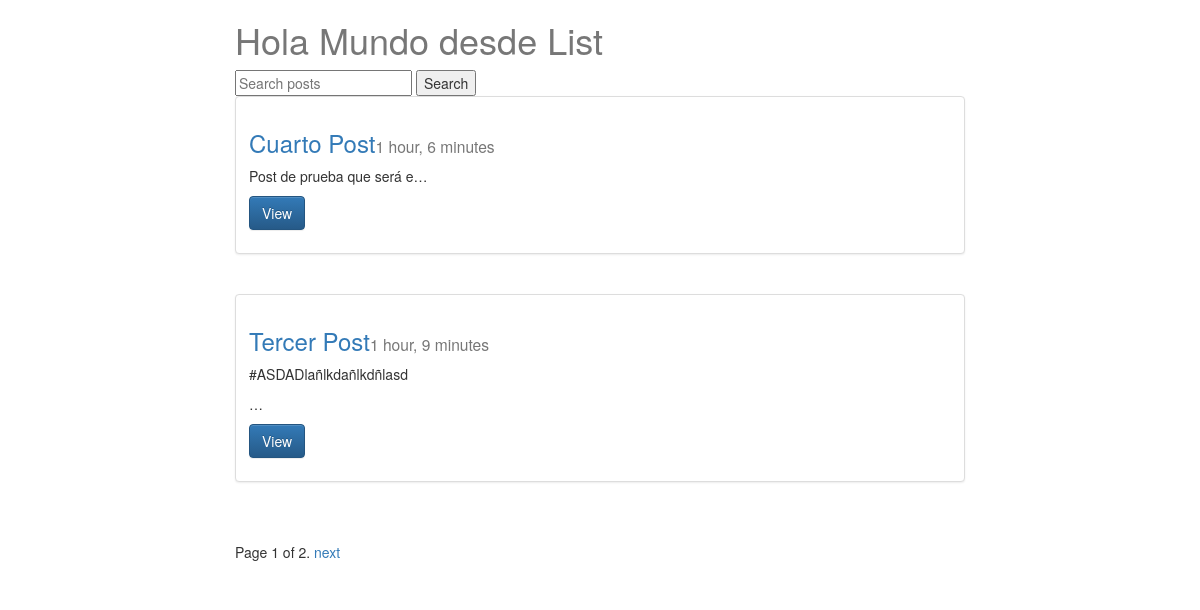
/posts/, run on the app's committed database.
### posts/models.py (models this page shows)
class Post(models.Model):
	user = models.ForeignKey(settings.AUTH_USER_MODEL, default=1)
	title = models.CharField(max_length=120)
	slug = models.SlugField(unique=True)
	image = models.ImageField(upload_to=upload_location,
		null=True, blank=True,
		width_field="width_field",
		height_field="height_field")
	height_field = models.IntegerField(default=0)
	width_field = models.IntegerField(default=0)
	content = models.TextField()
	draft = models.BooleanField()
	publish = models.DateField(auto_now=False, auto_now_add=False)
	updated = models.DateTimeField(auto_now=True, auto_now_add=False)
	timestamp = models.DateTimeField(auto_now=False, auto_now_add=True)
	objects = PostManager()
	class Meta:
		verbose_name = "Post"
		verbose_name_plural = "Posts"
	def __unicode__(self):  ##__str__ python3
		return self.title
	def get_absolute_url(self):
		return reverse("posts:detail", kwargs={"slug":self.slug})
	class Meta:
		ordering = ["-timestamp", "-updated"]

### posts/views.py (the view, shortened to what this page needs)
def post_list(request):
	queryset_list = Post.objects.all()
	print(queryset_list)
	query = request.GET.get("q")
	print("query", query)
	paginator = Paginator(queryset_list,2)
	page = request.GET.get('page')
	try:
		queryset = paginator.page(page)
	except PageNotAnInteger:
		queryset = paginator.page(1)
	except EmptyPage:
		queryset = paginator.page(paginator.num_pages)
	context = {
		"object_list": queryset,
		"title": "List",
	}
	return render(request, "post_list.html", context)

### posts/models.py (called while the page is built)
	def all(self, *args, **kwargs):
		print(timezone.now())
		return super(PostManager, self).filter(draft=True)#.filter(publish__lte=timezone.now())

### templates/post_list.html (shortened to what this page needs)
{% extends "base.html" %}
{% block content %}
<div class="col-sm-8 col-sm-offset-2">
	<h1>Hola Mundo desde {{ title }}</h1>
	<form action="" method="GET">
		<input type="text" name="q" placeholder="Search posts" value='{{ request.GET.q }}'/>
		<input type="submit" value="Search" />
	</form>
	{% for obj in object_list  %}
	<div class="row">
		<div class="col-sm-12">
			<div class="thumbnail">
				<div class="caption">
					<h3><a href="{{obj.get_absolute_url}}">{{obj.title}}</a><small>{{obj.timestamp|timesince}}</small></h3>
					<p>{{obj.content|linebreaks|truncatechars:30}} </p>
					<p><a href="{{obj.get_absolute_url}}" class="btn btn-primary" role="button">View</a></p>
				</div>
			</div>
			<br>
		</div>
	</div>
	{% endfor %}
	<div class="pagination">
		<span class="step-links">
			<span class="current">
			Page {{object_list.number }} of {{object_list.paginator.num_pages }}.
			</span>
			{% if object_list.has_next %}
			<a href="?page={{object_list.next_page_number }}{% if request.GET.q %}&q={{ request.GET.q}}{% endif %}">next</a>
			{% endif %}
		</span>
	</div>
</div>
{% endblock content %}

### templates/base.html (shortened to what this page needs)
{% load staticfiles %}
<!DOCTYPE html>
<html lang="en">
<head>
	<link rel="stylesheet" href="https://maxcdn.bootstrapcdn.com/bootstrap/3.3.6/css/bootstrap.min.css">
	<link rel="stylesheet" href="https://maxcdn.bootstrapcdn.com/bootstrap/3.3.6/css/bootstrap-theme.min.css">
	<link rel="stylesheet" href="{% static 'css/base.css' %}">
</head>
<body>
	<div class="container">
		{% block content %}
		{% endblock content%}
	</div>
</body>
</html>

### static/css/base.css (style rules this page uses)
h1 { color:#777; }

### data on the page
Post: title "Cuarto Post", timestamp "1 hour, 6 minutes", content "Post de prueba que será e…"
Post: title "Tercer Post", timestamp "1 hour, 9 minutes", content "#ASDADlañlkdañlkdñlasd …"

### other printed values
{{ title }} "List"
{{ object_list.number }} "1"
{{ object_list.paginator.num_pages }} "2"
